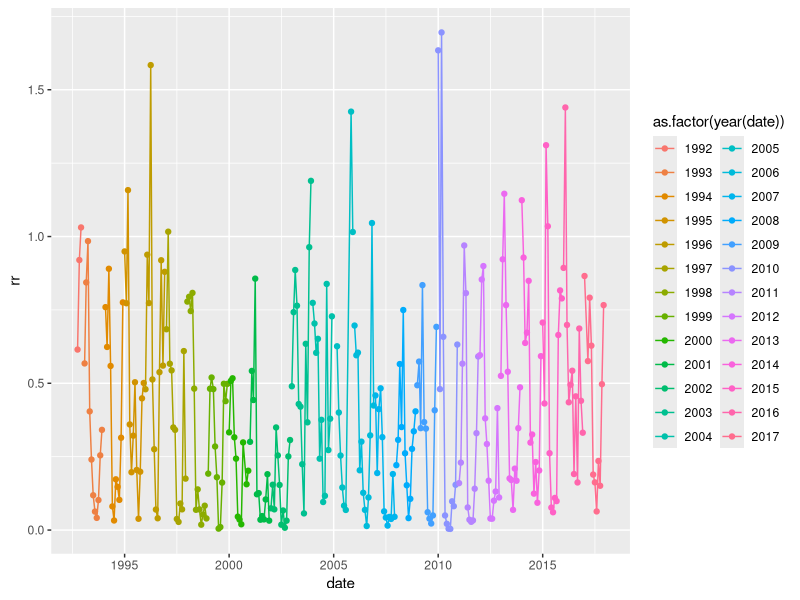
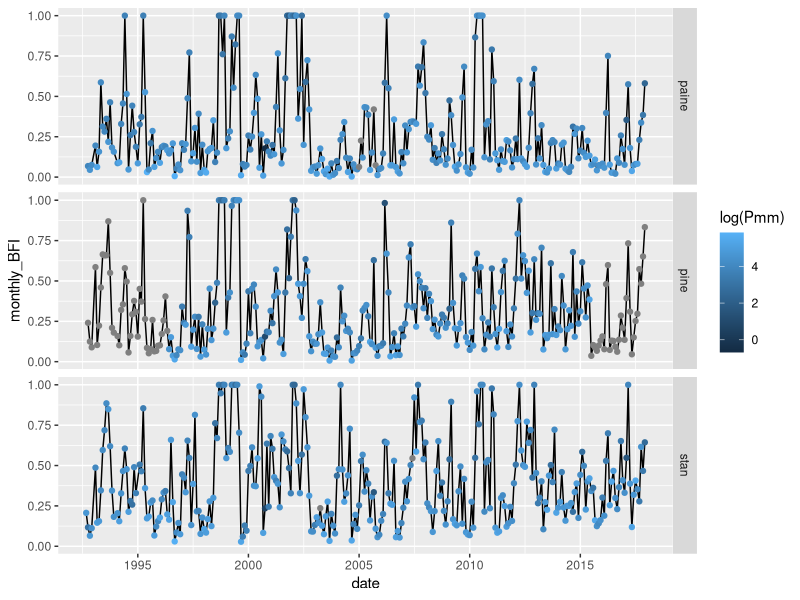
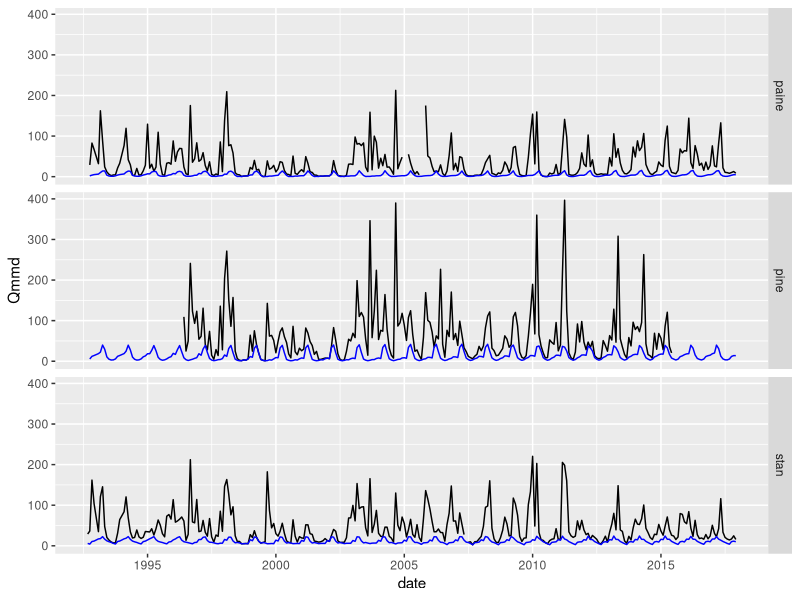
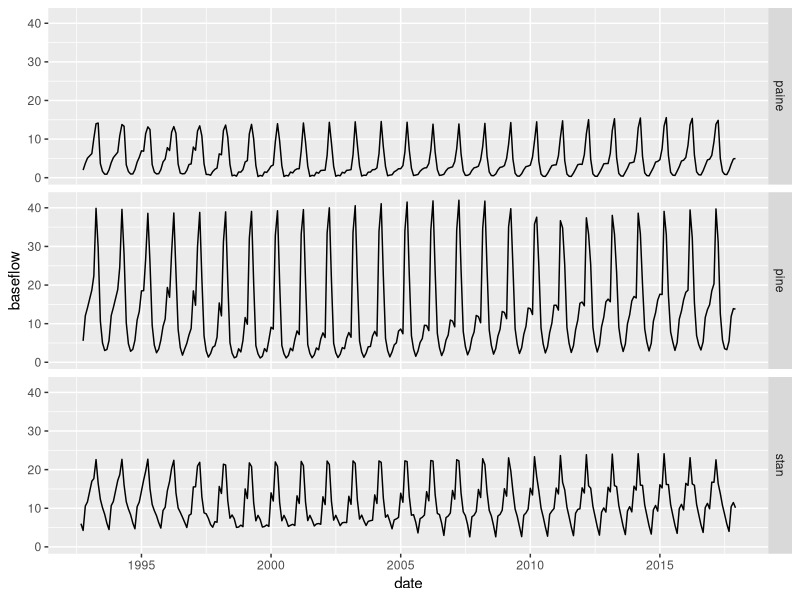
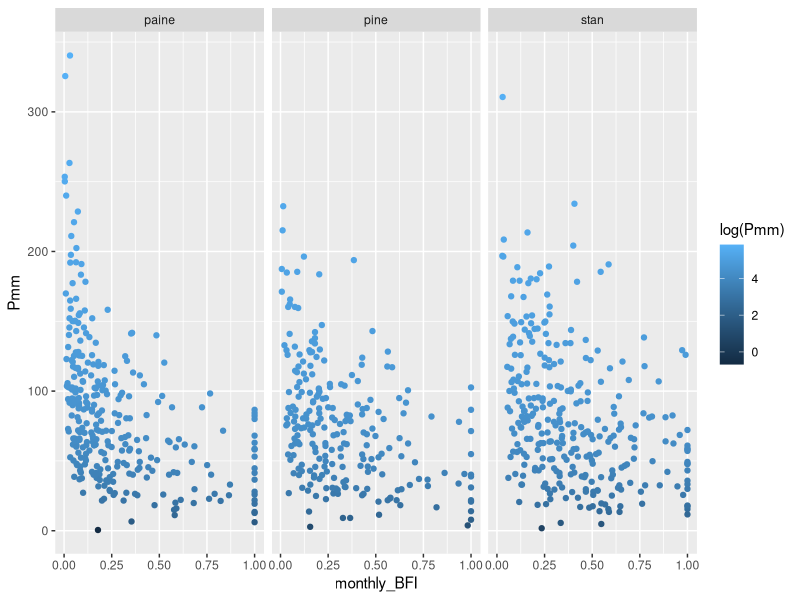
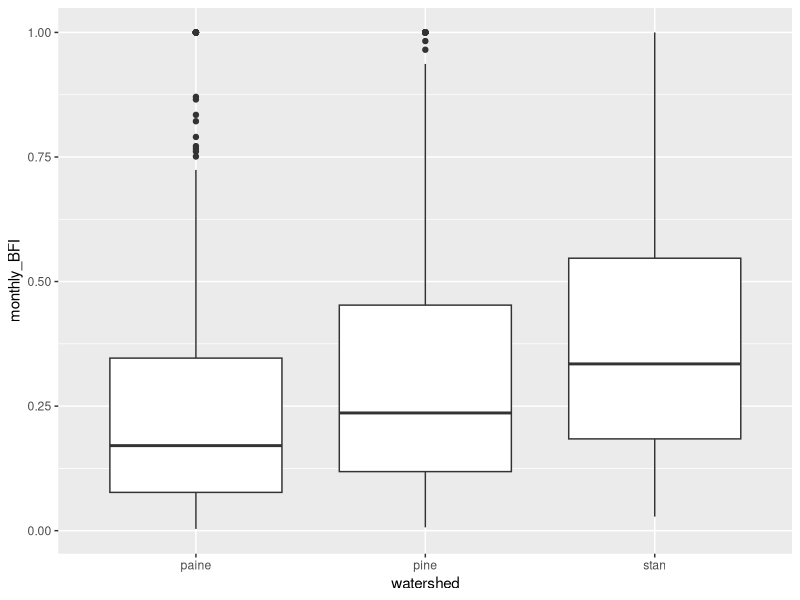
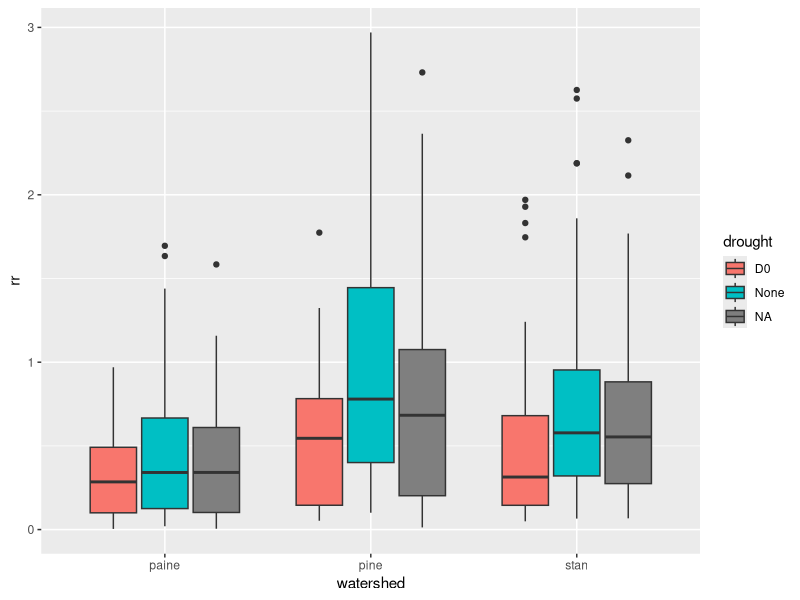
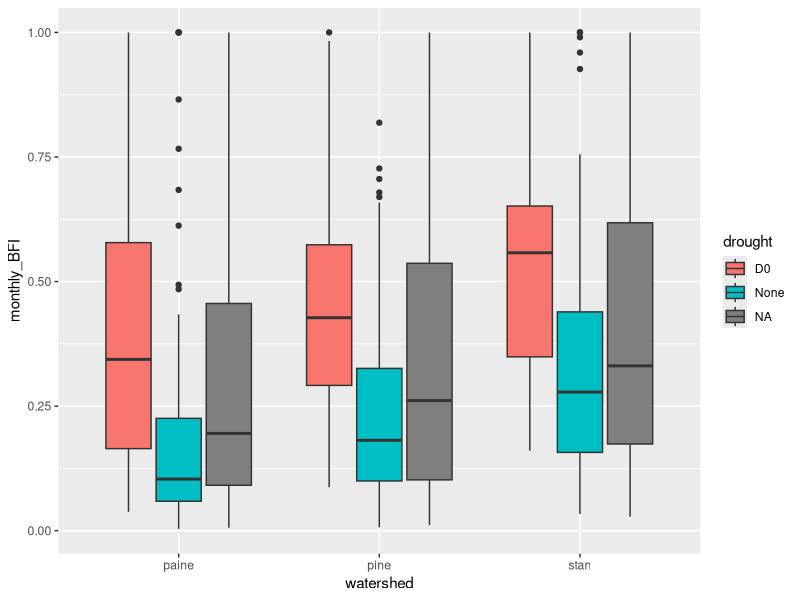

Recreate these plots in R, in order.
## ---- chunk 1
library(tidyverse)
## ---- chunk 2
wsd <- read_csv("data/SHEN_bfi_rr_monthly.csv")
## ---- chunk 3
wsd %>% filter(watershed == "paine" & rr < 3) %>%
  arrange(date) %>%
  ggplot(aes(x = date, y = rr, color = as.factor(year(date)))) +
  geom_point()+
  geom_line()
## ---- chunk 4
wsd %>%
  arrange(date) %>% #filter(rr < 3) %>%
  ggplot(aes(x = date, y = monthly_BFI)) +
  geom_line()+
  geom_point(aes(color = log(Pmm)))+
  facet_grid(rows = vars(watershed))
## ---- chunk 5
wsd %>%
  arrange(date) %>% 
  ggplot(aes(x = date, y = Qmmd)) +
  geom_line()+
  geom_line(aes(x = date, y = baseflow), color = "blue")+
  facet_grid(rows = vars(watershed))
## ---- chunk 6
wsd %>%
  arrange(date) %>% 
  ggplot(aes(x = date, y = baseflow)) +
  geom_line()+
  facet_grid(rows = vars(watershed))
## ---- chunk 7
wsd %>%
  arrange(date) %>% #filter(rr < 3) %>%
  ggplot(aes(x = monthly_BFI, y = Pmm)) +
  geom_point(aes(color = log(Pmm)))+
  facet_grid(cols = vars(watershed))
## ---- chunk 8
wsd %>%
  ggplot(aes(x = watershed, y = monthly_BFI)) +
  geom_boxplot()

## ---- chunk 9
wsd %>% filter(rr < 3) %>%
  ggplot(aes(x = watershed, y = rr, fill = drought)) +
  geom_boxplot()

## ---- chunk 10
wsd %>% 
  ggplot(aes(x = watershed, y = monthly_BFI, fill = drought)) +
  geom_boxplot()

